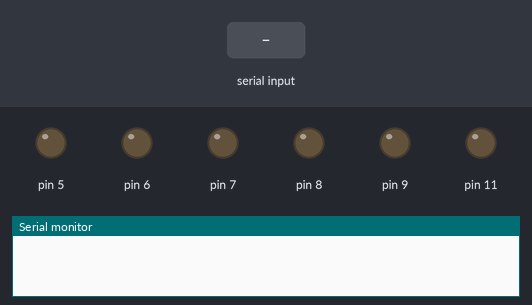
This program was run on a simulated Arduino Uno, built with avr-gcc and run on an emulated ATmega328P. Shown: output pins drawn as LEDs (lit = HIGH), the last lines printed to the serial monitor. The test bench sets the inputs (shaded band).

Above: at 1.2 s.
1.3 s: "1" received over Serial
At 1.7 s:
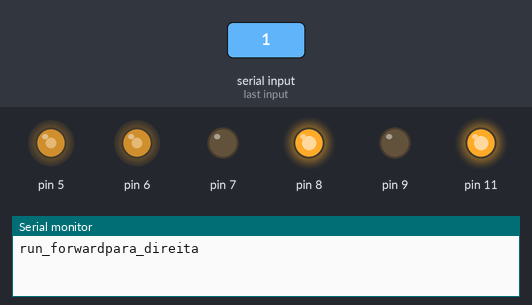
At 4.5 s:
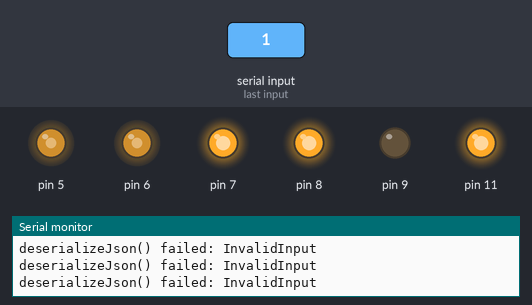
Timing chart, 0 to 6.0 s (numbered marks = the images above; inputs shaded):
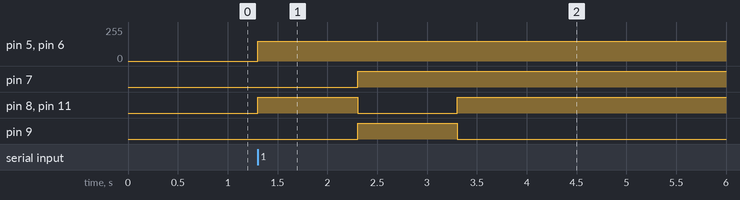

The program:

main.cpp
```cpp
#pragma once
#include <stdio.h>
#include <ArduinoJson.h>
#include <Arduino.h>
#include "MotorL290N.hpp"
#include "Document.hpp"
#include "CarMove.hpp"

MotorL290N *motorL290N = new MotorL290N();

void setup()
{
    Serial.begin(9600);

    motorL290N->motor_setup();
}

void loop()
{
    const char *json = "{\"direcao\":\"para_direita\",\"sentido\": \"frente\"}";

    if (Serial.available())
    {
        JsonDocument doc;
        DeserializationError error = deserializeJson(doc, json);

        if (error)
        {
            Serial.print(F("deserializeJson() failed: "));
            Serial.println(error.f_str());
        }
        else
        {

            Document *d = new Document();
            d->set_direcao(doc["direcao"]);
            CarMove::with_direction_must_to_move(motorL290N, d);
        }
    }
}
```

Measured:
- after the input at 1.3 s, pin 5, pin 6: 0/255 → 150/255 at once; pin 7: LOW → HIGH after 1.0 s; pin 8, pin 11: LOW → HIGH at once, → LOW 1.0 s later, → HIGH 1.0 s later; pin 9: LOW → HIGH after 1.0 s, → LOW 1.0 s later
